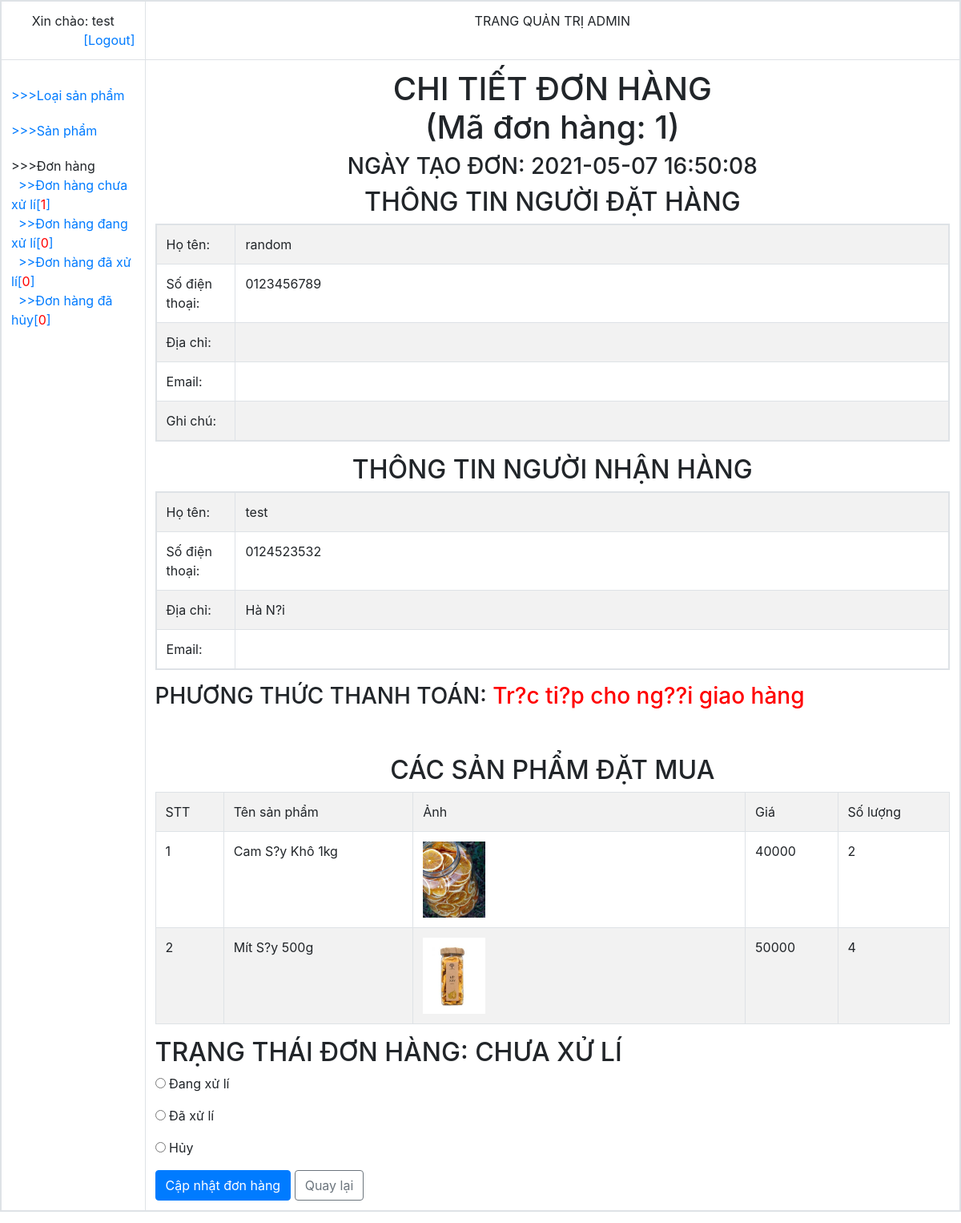
Page /admin/?option=orderdetail&id=1 (signed in) on the committed database.
### tables this page shows
CREATE TABLE `ordermethod` (
  `id` int(11) NOT NULL,
  `name` varchar(30) NOT NULL,
  `status` tinyint(4) NOT NULL DEFAULT 1
);

CREATE TABLE `orderdetail` (
  `productid` int(11) NOT NULL,
  `orderid` int(11) NOT NULL,
  `number` int(11) NOT NULL,
  `price` int(11) NOT NULL
);

CREATE TABLE `product` (
  `id` int(11) NOT NULL,
  `name` varchar(50) NOT NULL,
  `price` int(11) NOT NULL,
  `image` varchar(100) NOT NULL,
  `description` text NOT NULL,
  `producttypeid` int(11) NOT NULL,
  `status` tinyint(1) NOT NULL DEFAULT 1
);

### admin/orderdetail.php (the view, shortened to what this page needs)
<?php
	$query="select a.fullname,a.phonenumber as'phonenumbermember',a.address as 'addressmember',a.email as 'emailmember',b.*,c.number,d.price,d.name as 'productname',d.image from customer a join orders b on a.id=memberid join orderdetail c on b.id=c.orderid join product d on c.productid=d.id where b.id=".$_GET['id'];
	$order=mysqli_fetch_array($connect->query($query));
	$ordermethod=mysqli_fetch_array($connect->query("select*from ordermethod where id=".$order['ordermethodid']));
?>
<form method="POST">
	<h1 style="text-align: center;">CHI TIẾT ĐƠN HÀNG<br>(Mã đơn hàng: <?=$order['id']?>)</h1>
	<h3 style="text-align: center;">NGÀY TẠO ĐƠN: <?=$order['orderdate']?></h3>
	<h2 style="text-align: center;">THÔNG TIN NGƯỜI ĐẶT HÀNG</h2>
	<table class="table table-bordered table-responsive table-striped">
		<tr>
			<td style="width: 10%">Họ tên:</td>
			<td style="width: 90%"><?=$order['fullname']?></td>
		</tr>
		<tr>
			<td>Số điện thoại:</td>
			<td><?=$order['phonenumbermember']?></td>
		</tr>
		<tr>
			<td>Địa chỉ:</td>
			<td><?=$order['addressmember']?></td>
		</tr>
		<tr>
			<td>Email:</td>
			<td><?=$order['emailmember']?></td>
		</tr>
		<tr>
			<td>Ghi chú:</td>
			<td><?=$order['note']?></td>
		</tr>
	</table>
	<h2 style="text-align: center;">THÔNG TIN NGƯỜI NHẬN HÀNG</h2>
	<table class="table table-bordered table-responsive table-striped">
		<tbody>
			<tr>
				<td style="width: 10%">Họ tên:</td>
				<td style="width: 90%"><?=$order['name']?></td>
			</tr>
			<tr>
				<td>Số điện thoại:</td>
				<td><?=$order['mobile']?></td>
			</tr>
			<tr>
				<td>Địa chỉ:</td>
				<td><?=$order['address']?></td>
			</tr>
			<tr>
				<td>Email:</td>
				<td><?=$order['email']?></td>
			</tr>
		</tbody>
	</table>
	<h3>PHƯƠNG THỨC THANH TOÁN: <span style="color: red"><?=$ordermethod['name']?></span></h3>
	<?php
		$query="select a.status,b.number,b.price,c.name,c.image from orders a join orderdetail b on a.id=b.orderid join product c on b.productid=c.id where a.id=".$order['id'];
		$orderdetail=$connect->query($query);
	?>
	<br><br>
	<h2 style="text-align: center;">CÁC SẢN PHẨM ĐẶT MUA</h2>
	<?php $count=1;?>
	<table class="table table-bordered table-striped">
		<tr>
			<td>STT</td>
			<td>Tên sản phẩm</td>
			<td>Ảnh</td>
			<td>Giá</td>
			<td>Số lượng</td>
		</tr>
		<?php foreach($orderdetail as $item):?>
		<tr>
			<td><?=$count++?></td>
			<td><?=$item['name']?></td>
			<td><img src="../img/<?=$item['image']?>" width=20%></td>
			<td><?=$item['price']?></td>
			<td><?=$item['number']?> </td>
		</tr>
		<?php endforeach;?>
	</table>
	<h2>TRẠNG THÁI ĐƠN HÀNG: <?=$order['status']==1?'CHƯA XỬ LÍ':($order['status']==2?'ĐANG XỬ LÍ':($order['status']==3?'ĐÃ XỬ LÍ':'HỦY'))?></h2>
	<p style="display: <?=$order['status']==2?'none':'block';?>"><input type="radio" name="status" value="2"> Đang xử lí</p>
	<p style="display: <?=$order['status']==3?'none':'block';?>"><input type="radio" name="status" value="3"> Đã xử lí</p>
	<p style="display: <?=$order['status']==4?'none':'block';?>"><input type="radio" name="status" value="4"> Hủy</p>
	<input type="submit" value="Cập nhật đơn hàng" class="btn btn-primary">
	<a href="?option=order&status=1" class="btn btn-outline-secondary"> Quay lại</a>
</form>

### rows in the picture
ordermethod: name "Tr?c ti?p cho ng??i giao hàng"
orderdetail: productid.name "Cam S?y Khô 1kg", productid.image (picture), price "40000", number "2"
orderdetail: productid.name "Mít S?y 500g", productid.image (picture), price "50000", number "4"

### other values in the picture
$_SESSION['admin'] "test"
$ChuaXuLi "1"
$DangXuLi "0"
$DaXuLi "0"
$Huy "0"
$order['id'] "1"
$order['orderdate'] "2021-05-07 16:50:08"
$order['fullname'] "random"
$order['phonenumbermember'] "0123456789"
$order['name'] "test"
$order['mobile'] "0124523532"
$order['address'] "Hà N?i"
